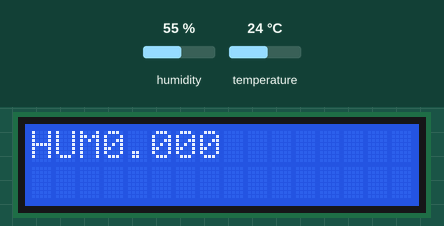
Recording of a sketch running on a simulated ESP8266 (NodeMCU). Parts: 16×2 character LCD. Inputs (shaded band) come from the test bench; at power-on: humidity 55 %, temperature 24 °C. What the sketch prints to the serial monitor is not drawn.

Above: at 1.2 s.
1.3 s: humidity set to 22 %
At 5.3 s:
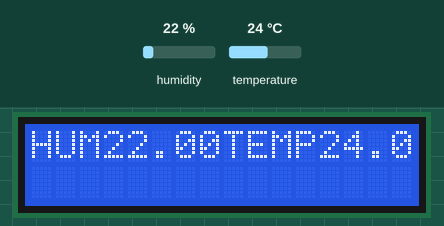
5.6 s: temperature set to 12 °C
At 9.0 s:
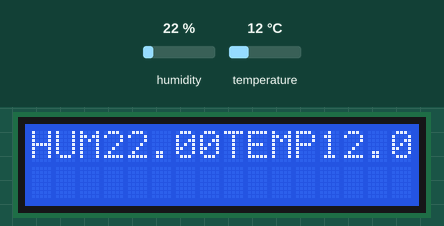
9.6 s: humidity set to 40 %
At 12.7 s:
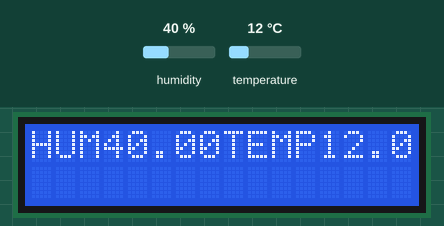
13.7 s: temperature set to 19 °C
At 17.7 s:
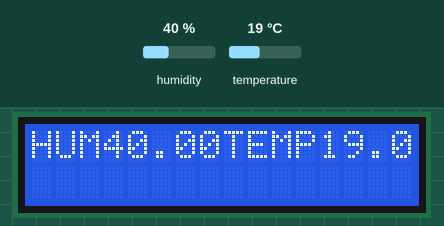
Timing chart, 0 to 18.7 s (numbered marks = the images above; inputs shaded):
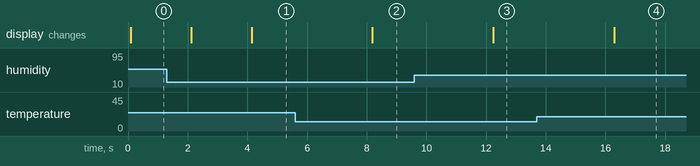

The sketch:

nod_dht_aka.ino
```cpp
#include <dht11.h>
#include<LiquidCrystal.h>
LiquidCrystal lcd(D0,D1,D2,D3,D5,D6);
#define DHT11PIN D4

dht11 DHT11;

void setup()
{
  Serial.begin(9600);
 lcd.begin(16,2);
    lcd.setCursor(0,0);
}

void loop()
{
   float hum=DHT11.humidity;
     float temp=DHT11.temperature;
  Serial.println();

  int chk = DHT11.read(DHT11PIN);
  lcd.print("TEMP");

lcd.print(temp);

      lcd.setCursor(0,0);
lcd.print("HUM");
lcd.print(hum);
  Serial.print("Humidity (%): ");
  Serial.println(hum);

  Serial.print("Temperature (C): ");
  Serial.println(temp);

  delay(2000);

}
```

Measured:
- after the input at 5.6 s, the display: changes after 2.6 s (image 2)
- after the input at 9.6 s, the display: changes after 2.6 s (image 3)
- after the input at 13.7 s, the display: changes after 2.6 s (image 4)
